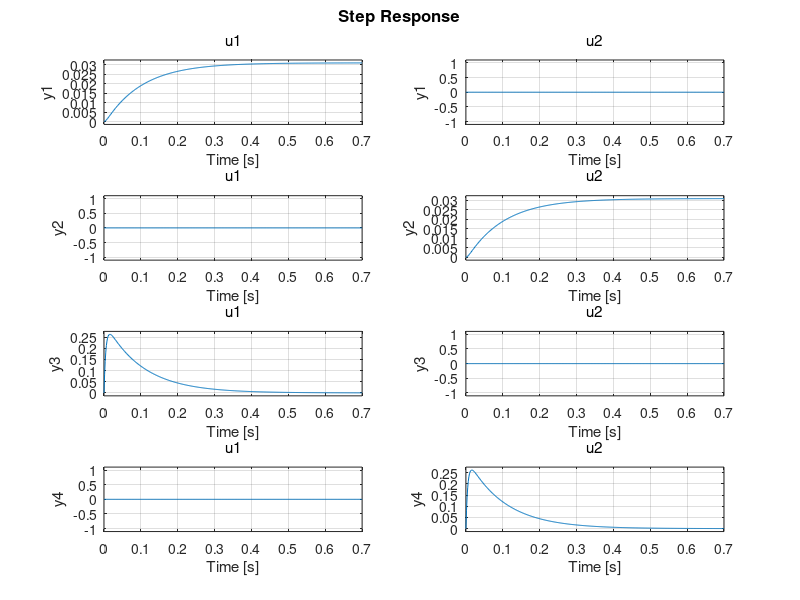

Reproduce this figure in MATLAB. (Note: this script raises an error after producing the figure.)
%%time-variant state space model of the LQR alg derived from LTI dynamics
clc; clear; close all;
% %def constants rn these are all wrong and probably not even right order
% of mag wise
I=1.5;
leverArm=1.778; %%cp-cg, center of pressure-center of gravity
CNa=1.71;
%%putting aerodynamic plant+control in a system of form xdot=Ax+Bu, where
%%x represents the state
density=1;
v=20; %%roughly half the speed of sound, this is the freestream air speed
Area=0.00791;
C1=CNa*leverArm*(0.5*density*v^2)/I;
C2=-((CNa*(leverArm^2)*(0.5*density*v)/I)-(0.055*0.1*0.1));
A=[0 0 1 0; 0 0 0 1; C1 0 C2 0; 0 C1 0 C2]; 
%%note that damping is basically miniscule compared to spring constant
%%calling it spring constant because this is basically just a mass spring
%%differential equation
%%our u input here is the angle, we will have to change this to represent
%%the actual actuation of the piston, AJ i can explain this in person
leverArmMotor=0.96;
Thrust=94;%N
%torque is then Thrust*LeverArmMotor*theta, theta is in our state
%recall that our state vector is [theta1,theta2,thetaDot1,thetaDot2]
C3=Thrust*leverArmMotor/I;
%B matrix in the dynamical system
B=[0 0; 0 0; C3 0; 0 C3];
%%
Bchopped=[C3 0 0 0; 0 C3 0 0];
%%%from rishi Jan 16 2022, the B matrix that determines the optimal control
%%tf had to be edited such that it was clear that only the angular output
%%could be changed into angular acceleration via the motor's thrust
%%defining the Q and R matrices, making them default for now, effectively
%%these are the quantities we play with for tuning, where R defines the
%%weight of our actuators on the optimization function, and Q defines the
%%weight of how close we have to be to the reference (0 angle, 0 angular
%%velocity) We can talk more on this
Q=[1000 0 0 0; 0 1000 0 0; 0 0 10 0; 0 0 0 10];
R=[1 0; 0 1];
%R=Q because i was lazy
[K1,S1,P1] = lqr(A,B,Q,R);
C=eye(4,4);
D=zeros(4,2);
sys=ss(A-B*K1,B,C,D);
%step(sys)
%%pole placement experiment
K2=place(A,B,[-4,-4,-400,-400]);
sys2=ss(A-B*K2,B,C,D);
step(sys)
%%defining a function that alters the matrices A,B
%K1 is fixed
table=xlsread('rocketXL.xlsx');
velocity=table(:,2);
time=table(:,1);
thrust=table(:,3);
dt=0.001;
xstore=zeros(length(time),4);
x0=[0.6;0.6;0;0];
for i=1:length(time)
    v0=velocity(i);
    T=thrust(i);
    C1=CNa*leverArm*(0.5*density*v0^2)/I;
    C2=-((CNa*(leverArm^2)*(0.5*density*v0)/I)-(0.055*0.1*0.1));
    A=[0 0 1 0; 0 0 0 1; C1 0 C2 0; 0 C1 0 C2];
    C3=T*leverArmMotor/I;
    %B matrix in the dynamical system
    B=[0 0; 0 0; C3 0; 0 C3];
    
    %timestep
    xstore(i+1,:)=transpose(x0)+5*transpose((A-B*K1)*x0*dt);
    x0=transpose(xstore(i+1,:));
end
figure (2)
plot(time,xstore(2:end,1))









